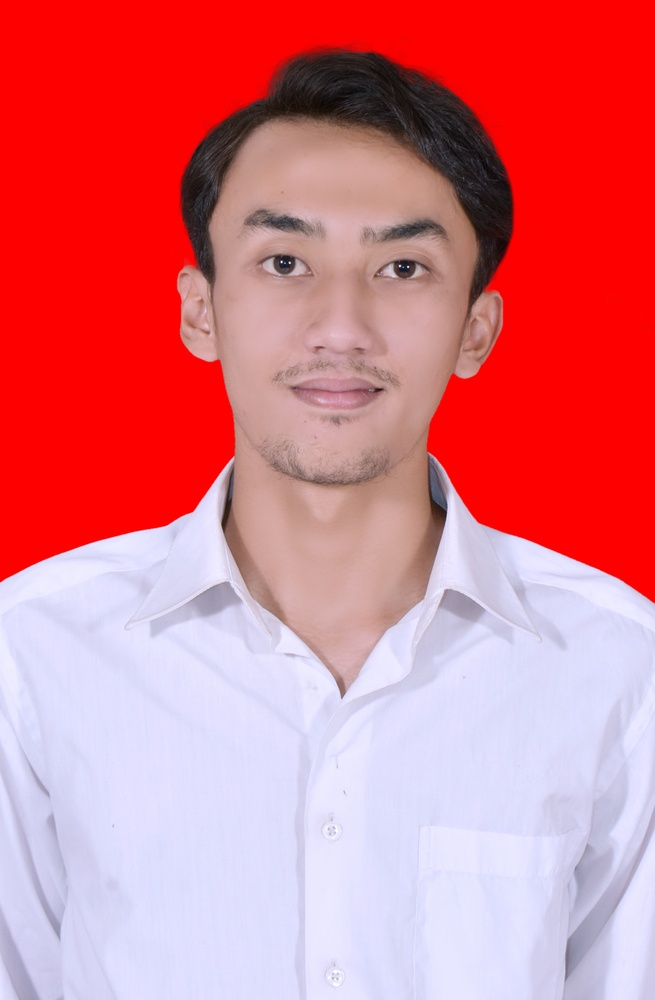
#> input picture Scikit.Image/Rei.jpg, 655 x 1000 px, shrunk from 1197 x 1827 before the run
$ python prak7.2.py
#> lines starting #> are read from the running program, lines starting #| are printed output that depends on the picture; after the words box and inside, x2 and y2 are one past the last pixel; in counts of white or black regions, pixels touching at a corner belong together
import cv2              # import library open cv atau cv2
import numpy as np        # import library numpy dengan variabel np
from skimage import data  # di library skimage import library data
# import library matplotlib.pyplot dengan variabel plt
import matplotlib.pyplot as plt
# %matplotlib inline


# membuat variabel baru dengan menggunakan skimage datya camera
img = cv2.imread('Scikit.Image/Rei.jpg', cv2.IMREAD_GRAYSCALE)
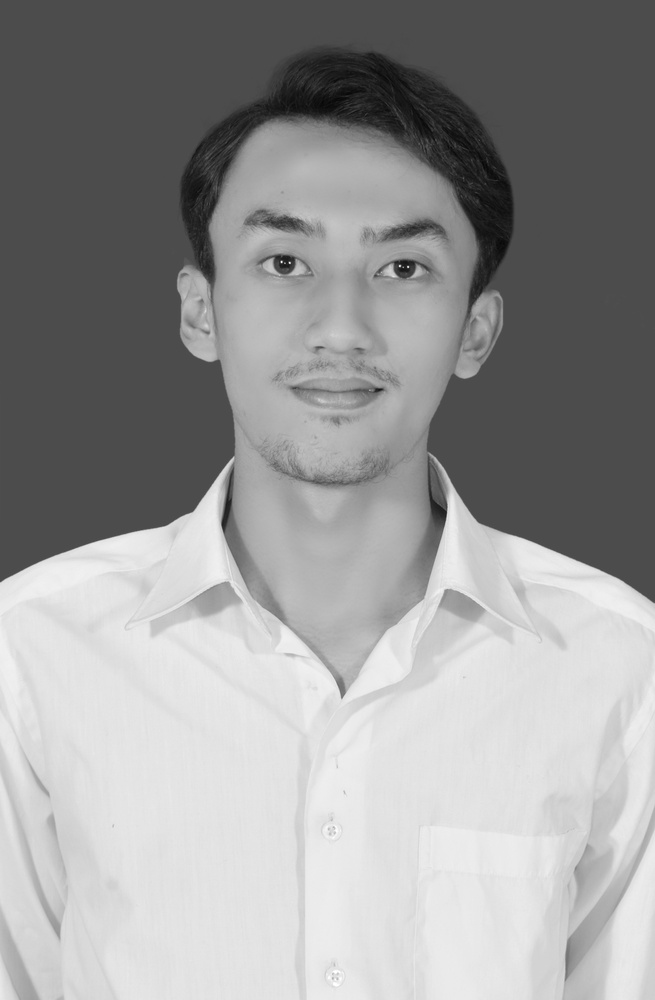
#> img: shape (1000, 655); min 5, max 255, mean 152.1
plt.imshow(img)
# membuat variabel row, coloumn dengan menghitung array nya menggunakan fungsi img.shape
row, column = img.shape
#> row = 1000; column = 655

# membuat variabel img1 dengan menggunakan fungsi np.zeros untuk Kembalikan array baru dari bentuk dan jenis yang diberikan, diisi dengan nol.
img1 = np.zeros((row, column), dtype='uint8')


min_range = 10  # membuat variabel baru min_range dengan isi 10
max_range = 60  # membuat variabel baru min_range dengan isi 60


for i in range(row):            # untuk variabel i dengan range array 0
    for j in range(column):     # untuk variabel j dengan range array 1
        # jika img dengan [i, j] lebih dari min_range dan img [i,j] kurang dari max range
        if img[i, j] > min_range and img[i, j] < max_range:
            img1[i, j] = 255  # variabel img1[i, j] nilai nya 255
        else:  # jika tidak maka nilai nya akan 0
            img1[i, j] = 0
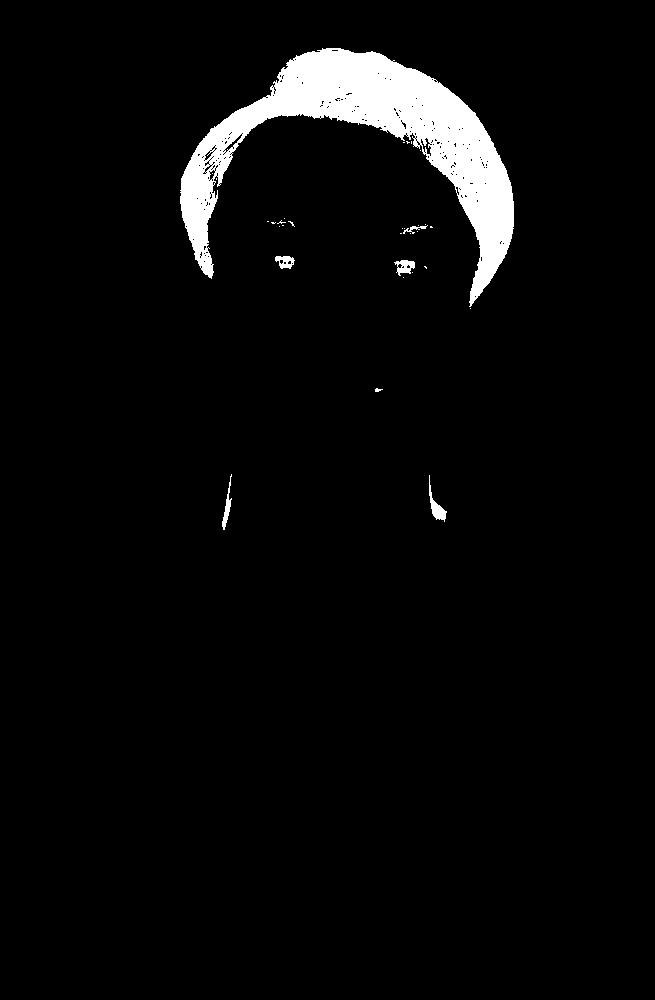
#> img1: shape (1000, 655); 3.9% white; 32 white regions (25 under 20 px), largest, box (x1, y1, x2, y2) and area: (180, 48, 514, 307) 24640, (429, 475, 447, 522) 252, (394, 260, 415, 276) 194

# membuat variabel fig, axes dengan fungsi plt.subplots(2, 2, figsize = (12,12))
fig, axes = plt.subplots(2, 2, figsize=(12, 12))
# variabel ax dengan fungsi ravel mengubah bentuk matriks, misal dari ukuran (m, n) menjadi (n, m)
ax = axes.ravel()

# Untuk menampilkan gambar skala abu-abu atur colormapping menggunakan parameter cmap='gray', vmin=0, vmax=255.
ax[0].imshow(img, cmap=plt.cm.gray)
# dengan array 0 dengan judul citra input
ax[0].set_title("Citra Input")
# dengan array 1 untuk membuang data dalam x dan menghitung jumlah nilai di setiap kotak, lalu menggambar distribusinya sebagai BarContainer atau Polygon. Parameter bins, range, density, dan weights diteruskan ke numpy.histogram.
ax[1].hist(img.ravel(), bins=256)
# dengan array 1 dengan judul histogram input
ax[1].set_title('Histogram Input')

# Untuk menampilkan gambar skala abu-abu atur colormapping menggunakan parameter cmap='gray', vmin=0, vmax=255.
ax[2].imshow(img1, cmap=plt.cm.gray)
# dengan array 0 dengan judul citra input
ax[2].set_title("Citra Output")
# dengan array 1 untuk membuang data dalam x dan menghitung jumlah nilai di setiap kotak, lalu menggambar distribusinya sebagai BarContainer atau Polygon. Parameter bins, range, density, dan weights diteruskan ke numpy.histogram.
ax[3].hist(img1.ravel(), bins=256)
# dengan array 1 dengan judul histogram input
ax[3].set_title('Histogram Output')

plt.show()              # fungsi untuk memperlihatkan hasil
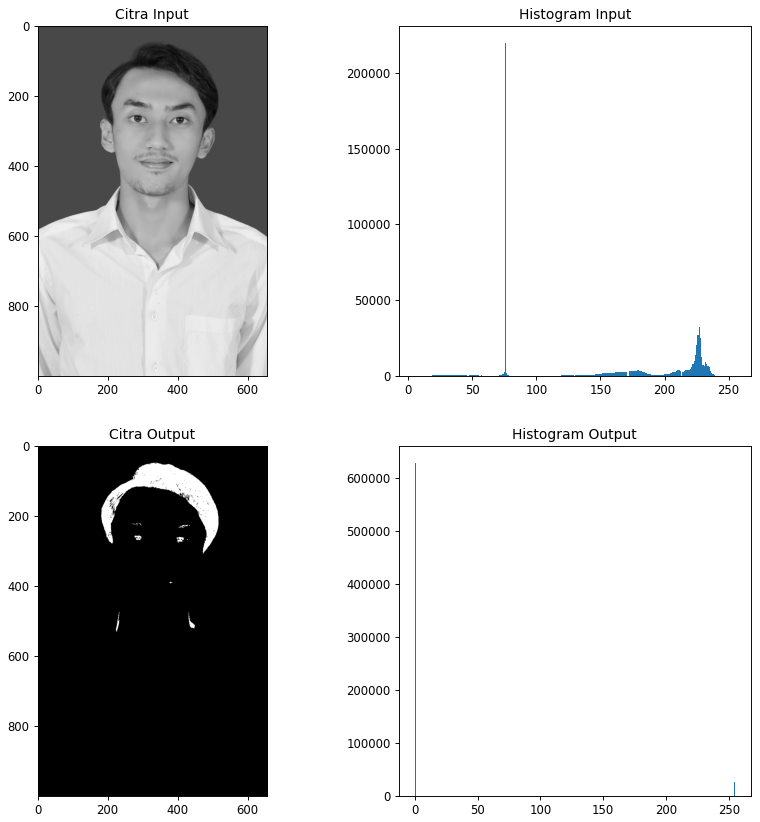
#> figure drawn by matplotlib, 4 panels; panel 2: tallest bar 219815 high, from x = 75.31 to 76.29; panel 4: tallest bar 629400 high, from x = 0 to 0.996

$ run again, with Scikit.Image/foto2.jpg copied over Scikit.Image/Rei.jpg
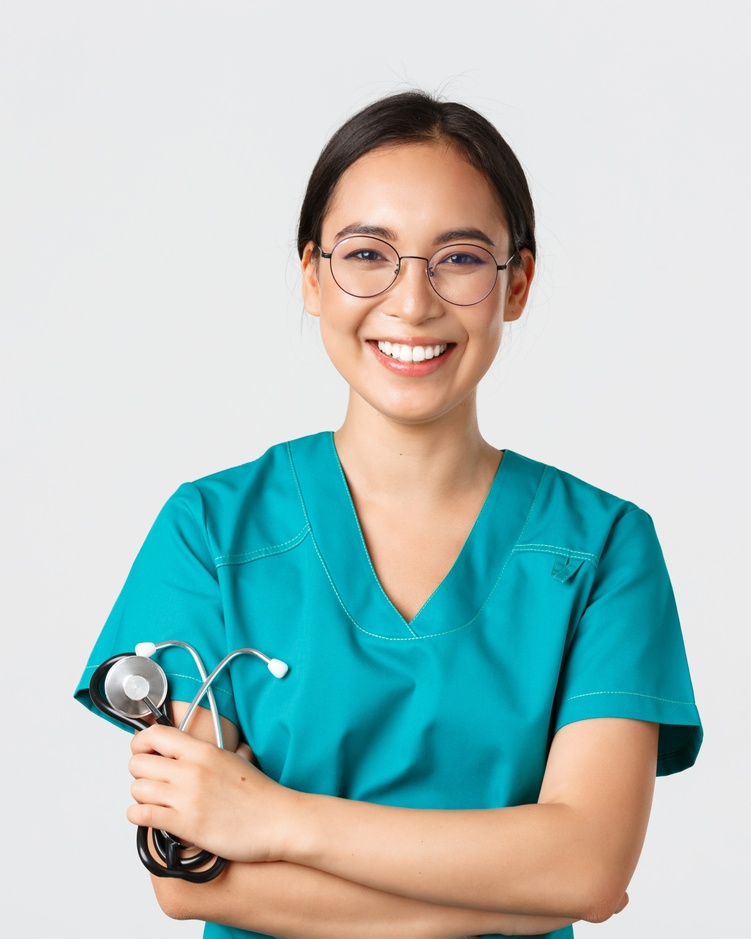
#> input picture Scikit.Image/foto2.jpg, 751 x 939 px, shrunk from 3079 x 3849 before the run
#> after the loop `for i in range(row):`:
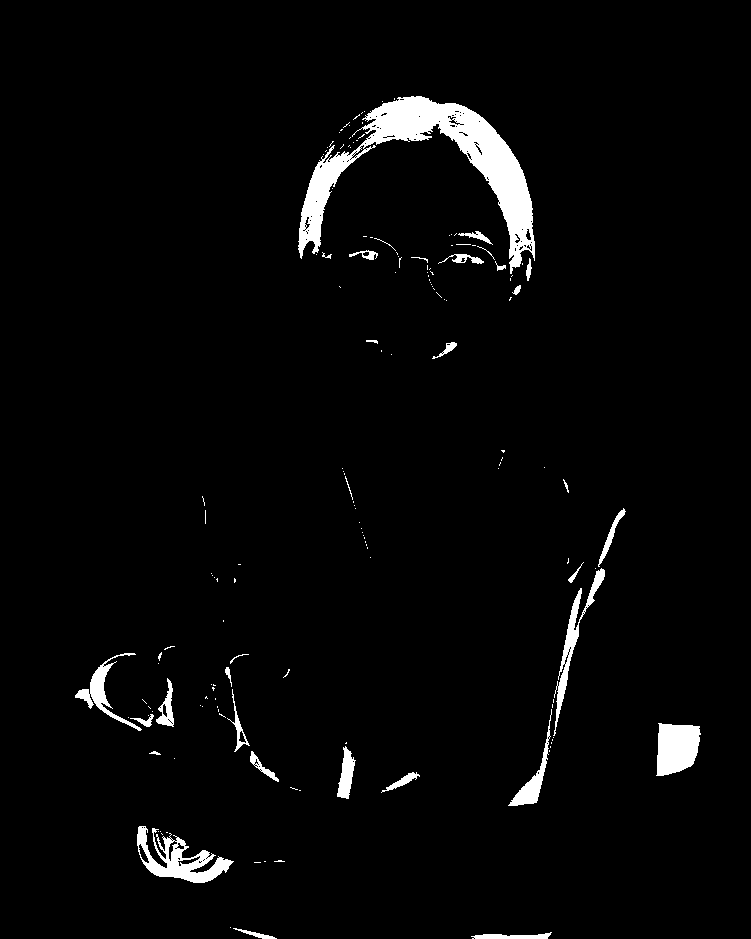
#> img1: shape (939, 751); 3.1% white; 157 white regions (124 under 20 px), largest, box (x1, y1, x2, y2) and area: (298, 96, 535, 274) 10636, (137, 826, 234, 883) 2153, (656, 723, 701, 776) 1874
#> `plt.show()`:
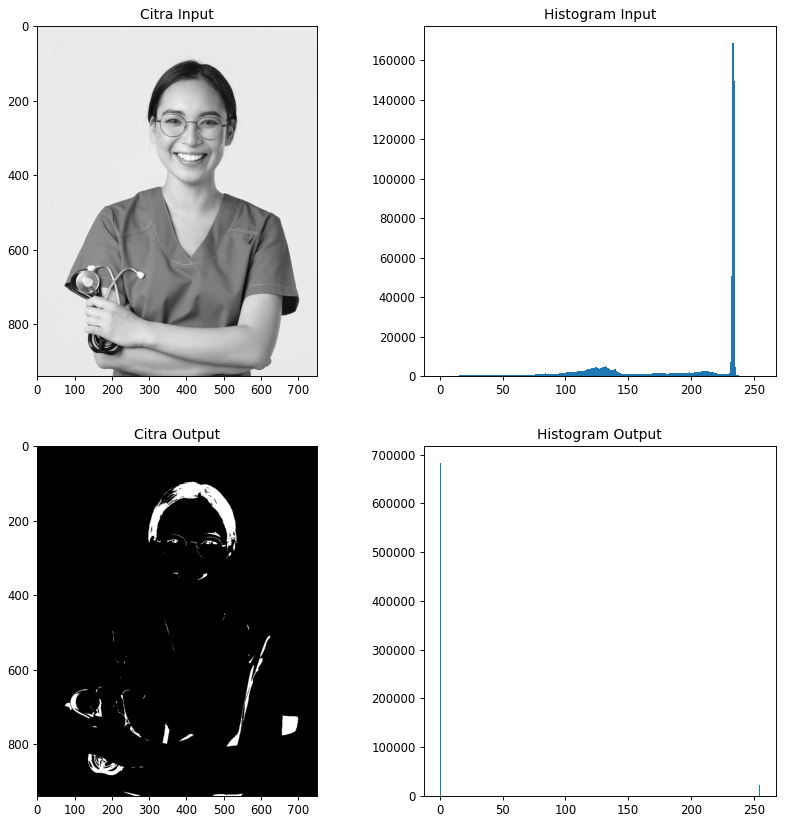
#> figure drawn by matplotlib, 4 panels; panel 2: tallest bar 168993 high, from x = 233.1 to 234.1; panel 4: tallest bar 683460 high, from x = 0 to 0.996

$ run again, with Scikit.Image/foto3.png saved as Scikit.Image/Rei.jpg
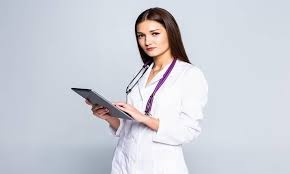
#> input picture Scikit.Image/foto3.png, 290 x 174 px
#> after the loop `for i in range(row):`:
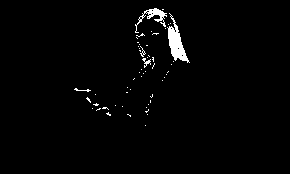
#> img1: shape (174, 290); 1.7% white; 55 white regions (50 under 20 px), largest, box (x1, y1, x2, y2) and area: (167, 13, 190, 63) 445, (135, 8, 167, 33) 210, (142, 58, 151, 68) 36, (74, 88, 91, 92) 25, (140, 46, 146, 57) 20
#> `plt.show()`:
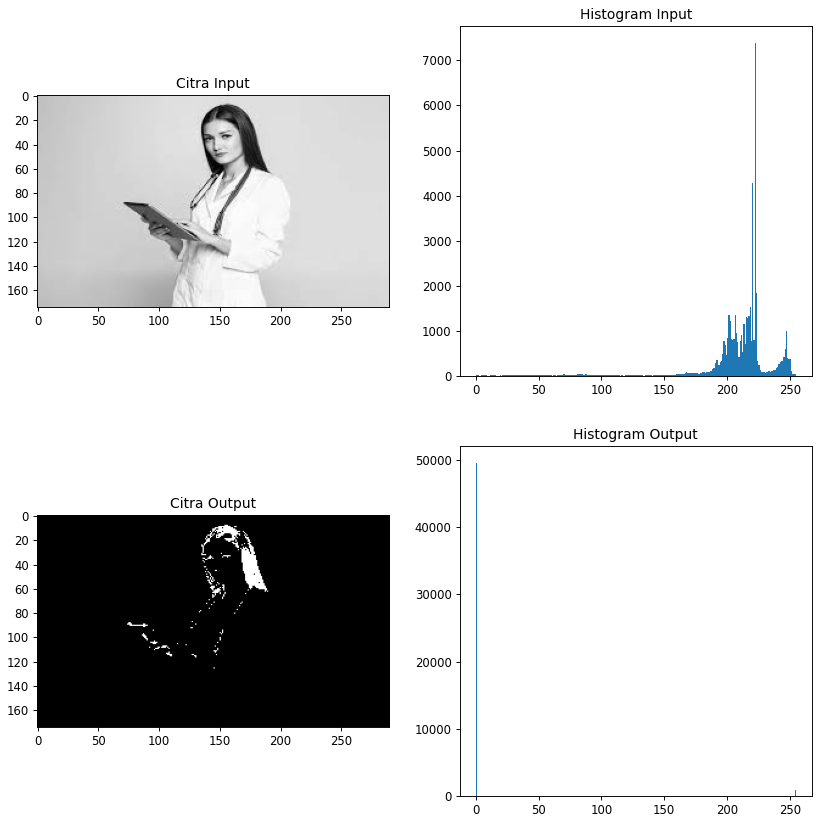
#> figure drawn by matplotlib, 4 panels; panel 2: tallest bar 7391 high, from x = 222.1 to 223.1; panel 4: tallest bar 49577 high, from x = 0 to 0.996
